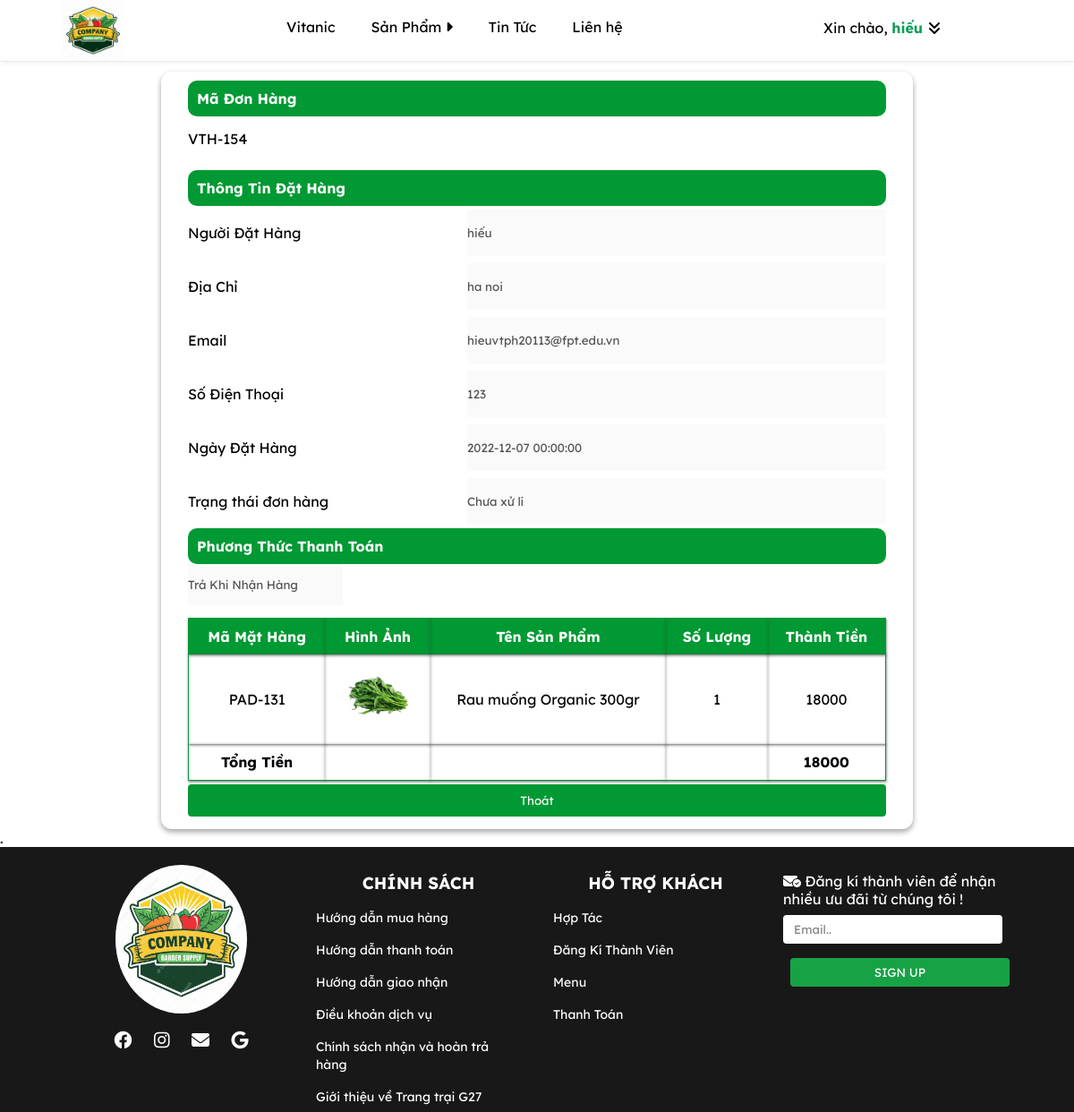
/view/index.php?act=detail_bill&id=154 (signed in), run on the app's committed database.
### tables this page shows
CREATE TABLE `bill` (
  `id` int(11) NOT NULL,
  `id_user` int(11) DEFAULT 0,
  `bill_name` varchar(255) NOT NULL,
  `name_hh` text NOT NULL,
  `soluong` int(11) NOT NULL,
  `bill_address` varchar(255) NOT NULL,
  `bill_tel` varchar(255) NOT NULL,
  `bill_email` varchar(255) NOT NULL,
  `bill_pttt` tinyint(1) DEFAULT 1 COMMENT '1.thanh toán trực tiếp  2.thanh toán bằng thẻ  3.thanh toán ',
  `ngaydathang` datetime NOT NULL,
  `total` int(1) NOT NULL DEFAULT 0,
  `bill_status` tinyint(1) NOT NULL DEFAULT 0 COMMENT '0.đơn hàng mới 1.đơn đang sử lý 2.đang giao hàng 3.đã giao hàng'
);

CREATE TABLE `cart` (
  `id` int(11) NOT NULL,
  `iduser` int(11) NOT NULL,
  `idpro` int(11) NOT NULL,
  `img` varchar(255) DEFAULT NULL,
  `name` varchar(255) DEFAULT NULL,
  `price` int(11) NOT NULL,
  `soluong` int(11) NOT NULL,
  `thanhtien` int(11) NOT NULL,
  `idbill` int(11) NOT NULL
);

### model/pdo.php (called while the page is built, shortened)
<?php
function pdo_get_connection(){
    $dburl = "mysql:host=localhost;dbname=duan1;charset=utf8";
    $username = 'root';
    $password = '';
    $conn = new PDO($dburl, $username, $password);
    $conn->setAttribute(PDO::ATTR_ERRMODE, PDO::ERRMODE_EXCEPTION);
    return $conn;
}
function pdo_query($sql){
    $sql_args = array_slice(func_get_args(), 1);
    try{
        $conn = pdo_get_connection();
        $stmt = $conn->prepare($sql);
        $stmt->execute($sql_args);
        $rows = $stmt->fetchAll();
        return $rows;
    }
    catch(PDOException $e){
        throw $e;
    }
    finally{
        unset($conn);
    }
}
function pdo_query_one($sql){
    $sql_args = array_slice(func_get_args(), 1);
    try{
        $conn = pdo_get_connection();
        $stmt = $conn->prepare($sql);
        $stmt->execute($sql_args);
        $row = $stmt->fetch(PDO::FETCH_ASSOC);
        return $row;
    }
    catch(PDOException $e){
        throw $e;
    }
    finally{
        unset($conn);
    }
}

### model/cart.php (called while the page is built, shortened)
<?php
function loadone_bill($id){
    $sql = "select * from bill where id=$id";
    $bill = pdo_query_one($sql);
 return $bill;
 }
function loadall_cart($idbill){
    $sql="select * from cart where idbill=". $idbill;
    $allbill=pdo_query($sql);
    return $allbill;
}
function get_pttt($n){
    switch($n){
        case '1';
        $tt="Trả Khi Nhận Hàng";
        break;
    }
    return $tt;
}
?>

### view/global.php (called while the page is built)
<?php
$img_path= "../public/img";
?>

### view/cart/detail_bill.php (the view, shortened to what this page needs)
<?php
if (is_array($bill)){
    extract($bill);
    $pttt = get_pttt($bill['bill_pttt']);
}
?>
<!DOCTYPE html>
<html lang="en">
<head>
</head>
<body>
    <div class="detail_bill">
        <div class="deatail_bill_box">
            <h4 class="details_bill_box_title">Mã Đơn Hàng</h4>
            <p>VTH-<?php echo $id ?></p>
        </div>
        <div class="deatail_bill_box">
            <h4 class="details_bill_box_title">Thông Tin Đặt Hàng</h4>
            <div class="details_bill_box_buy">
                <div class="box_left">
                    <p>Người Đặt Hàng</p>
                    <p>Địa Chỉ</p>
                    <p>Email</p>
                    <p>Số Điện Thoại</p>
                    <p>Ngày Đặt Hàng</p>
                    <p>Trạng thái đơn hàng</p>
                </div>
                <div class="box-right">
                    <input type="text" value="<?php echo $name ?>" disabled>
                    <input type="text" value="<?php echo $bill_address ?>" disabled>
                    <input type="text" value="<?php echo $email ?>" disabled>
                    <input type="text" value="<?php echo $tel ?>" disabled>
                    <input type="text" value="<?php echo $ngaydathang ?>" disabled>
                    <input type="text" value="<?php
                if($bill_status==0){
                    echo 'Chưa xử lí';
                  }else if($bill_status==1){
                    echo ('Đã xử lí');
                  }else if($bill_status==2){
                    echo ("Đang giao hàng");
                  }else if($bill_status==3){
                    echo ("Đã Hoàn thành");
                  }else if($bill_status==4){
                    echo "Đơn đã bị hủy";
                  }else{
                    echo "Chưa xử lí";
                  }
            ?>" disabled>
                </div>
            </div>
        </div>
        <div class="deatail_bill_box">
            <h4 class="details_bill_box_title">Phương Thức Thanh Toán</h4>
            <input type="text" value="<?php echo $pttt ?>" disabled style="border: none; outline: none;">
        </div>
        <div class="deatail_bill_box">
            <table>
                <thead>
                    <tr>
                        <th>Mã Mặt Hàng</th>
                        <th>Hình Ảnh</th>
                        <th>Tên Sản Phẩm</th>
                        <th>Số Lượng</th>
                        <th>Thành Tiền</th>
                    </tr>
                </thead>
                <tbody>
                   <?php
                      $tong=0;
                      foreach ($allbill as $bill) {
                        extract($bill);
                        $img = $img_path.$img;
                        $ttien=$soluong * $price;
                        $tong+=$ttien;
                        echo '
                        <tr>
                                <td>PAD-'.$id.'</td>
                                <td><img style="width:80px; height:80px"; src="'.$img.'"></td>
                                <td>'.$name.'</td>
                                <td>'.$soluong.'</td>
                                <td>'.$ttien.'</td>
                        </tr>
                        ';
                      }
                      echo '
                      <tr>
                      <th>Tổng Tiền</th>
                      <th></th>
                      <th></th>
                      <th></th>
                      <th>'.$tong.'</th>
                     </tr>
                      ';
                     ?>
                </tbody>
            </table>
            <form action="index.php?act=mybill.php">
                <input type="submit" value="Thoát">
            </form>
        </div>
    </div>
</body>
</html>

### Main/css/style.css (style rules this page uses)
* { padding: 0; margin: 0; box-sizing: border-box; --main-color: #009933; --color-text: rgb(12, 70, 7); font-family: font; }
img { vertical-align: middle; }
input[type=submit] { width: 100%; margin: 0 auto; border: none; background-color: var(--main-color); color: #fff; border-radius: 4px; padding: 10px; margin: 4px 0px; }

### view/cart/detail_bill.php (style rules this page uses)
.detail_bill { --main-color: #0f9d58; width: 70vw; border-radius: 12px; margin: 80px auto 0 auto; padding: 10px 30px; box-shadow: rgba(0, 0, 0, 0.16) 0px 3px 6px, rgba(0, 0, 0, 0.23) 0px 3px 6px; }
.deatail_bill_box { min-height: 100px; }
.deatail_bill_box p { padding: 15px 0px; }
.details_bill_box_title { background-color: var(--main-color); padding: 10px; border-radius: 10px; color: #fff; }
.deatail_bill_box input[type=text] { padding: 15px 0; }
.details_bill_box_buy { display: flex; }
.details_bill_box_buy .box_left { width: 40%; }
.details_bill_box_buy .box_left p { line-height: 30px; }
.details_bill_box_buy .box-right { display: grid; width: 60%; }
.details_bill_box_buy .box-right input[type=text] { margin: 4px 0px; border: none; outline: none; width: 100%; }
.deatail_bill_box table { width: 100%; border-collapse: collapse; border: 1px solid var(--main-color); text-align: center; }
.deatail_bill_box table thead { background-color: var(--main-color); padding: 10px; color: #fff; }
.deatail_bill_box table td, th, tr { min-width: 80px; padding: 10px; box-shadow: rgba(60, 64, 67, 0.3) 0px 1px 2px 0px, rgba(60, 64, 67, 0.15) 0px 1px 3px 1px; }

### data on the page
bill: id "154", bill_address "ha noi", ngaydathang "2022-12-07 00:00:00", bill_status "Chưa xử lí", bill_pttt "Trả Khi Nhận Hàng"
cart: id "131", name "Rau muống Organic 300gr", soluong "1", price "18000"

### other printed values
$name "hiếu"
$tong "18000"
